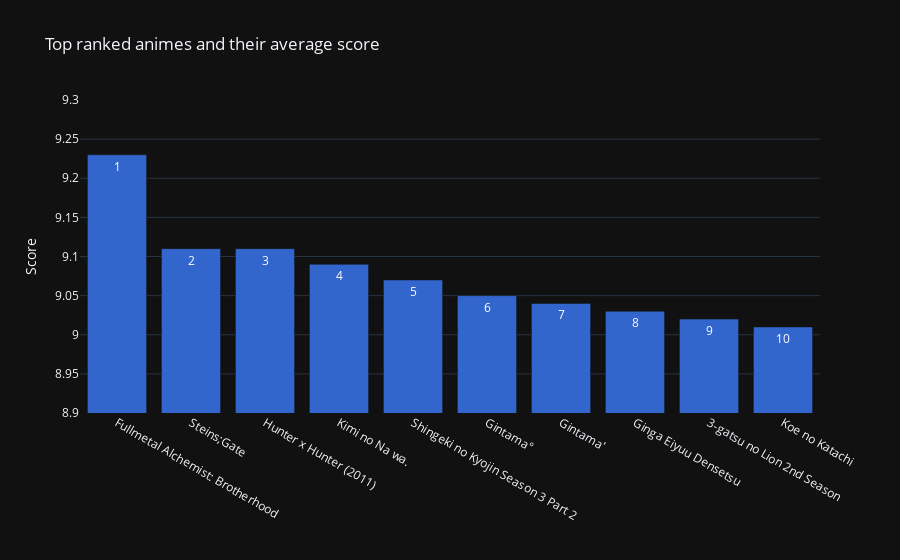

Notebook code for this chart:
### Code cell
top_rank = px.bar(rank,
                        x='title',
                        y='score',
                        labels={'title': '', 'score': 'Score'},
                        text='ranked',
                        title='Top ranked animes and their average score',
                        template="plotly_dark", 
                        color_discrete_sequence=px.colors.qualitative.Vivid)
top_rank.update_yaxes(range=[8.9,9.3])
top_rank.show()

### Figure 1 — Plotly figure (JSON) as saved in the notebook; plotly's stock layout.template omitted (floating-point values rounded to 4 significant figures)
{"data": [{"hovertemplate": "=%{x}<br>Score=%{y}<br>ranked=%{text}<extra></extra>", "legendgroup": "", "marker": {"color": "#3366CC", "pattern": {"shape": ""}}, "name": "", "orientation": "v", "showlegend": false, "text": [1.0, 2.0, 3.0, 4.0, 5.0, 6.0, 7.0, 8.0, 9.0, 10.0], "textposition": "auto", "type": "bar", "x": ["Fullmetal Alchemist: Brotherhood", "Steins;Gate", "Hunter x Hunter (2011)", "Kimi no Na wa.", "Shingeki no Kyojin Season 3 Part 2", "Gintama°", "Gintama'", "Ginga Eiyuu Densetsu", "3-gatsu no Lion 2nd Season", "Koe no Katachi"], "xaxis": "x", "y": [9.23, 9.11, 9.11, 9.09, 9.07, 9.05, 9.04, 9.03, 9.02, 9.01], "yaxis": "y"}], "layout": {"barmode": "relative", "legend": {"tracegroupgap": 0}, "title": {"text": "Top ranked animes and their average score"}, "xaxis": {"anchor": "y", "domain": [0, 1], "title": {"text": ""}}, "yaxis": {"anchor": "x", "domain": [0, 1], "range": [8.9, 9.3], "title": {"text": "Score"}}}}
